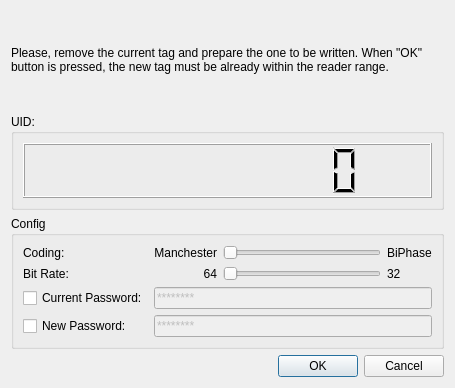
<?xml version="1.0" encoding="UTF-8"?>
<ui version="4.0">
 <class>EMCloneDialog</class>
 <widget class="QDialog" name="EMCloneDialog">
  <property name="geometry">
   <rect>
    <x>0</x>
    <y>0</y>
    <width>455</width>
    <height>388</height>
   </rect>
  </property>
  <property name="windowTitle">
   <string>EM Cloner</string>
  </property>
  <layout class="QVBoxLayout" name="verticalLayout">
   <item>
    <widget class="QLabel" name="label">
     <property name="text">
      <string>Please, remove the current tag and prepare the one to be written. When &quot;OK&quot; button is pressed, the new tag must be already within the reader range.</string>
     </property>
     <property name="wordWrap">
      <bool>true</bool>
     </property>
    </widget>
   </item>
   <item>
    <widget class="QGroupBox" name="groupBox">
     <property name="title">
      <string>UID:</string>
     </property>
     <layout class="QHBoxLayout" name="horizontalLayout">
      <item>
       <widget class="QLCDNumber" name="uidDisplay">
        <property name="sizePolicy">
         <sizepolicy hsizetype="Minimum" vsizetype="Preferred">
          <horstretch>0</horstretch>
          <verstretch>0</verstretch>
         </sizepolicy>
        </property>
        <property name="digitCount">
         <number>10</number>
        </property>
        <property name="mode">
         <enum>QLCDNumber::Hex</enum>
        </property>
       </widget>
      </item>
     </layout>
    </widget>
   </item>
   <item>
    <widget class="QGroupBox" name="groupBox_2">
     <property name="title">
      <string>Config</string>
     </property>
     <layout class="QGridLayout" name="gridLayout">
      <item row="1" column="0">
       <widget class="QLabel" name="label_3">
        <property name="text">
         <string>Bit Rate:</string>
        </property>
       </widget>
      </item>
      <item row="0" column="0">
       <widget class="QLabel" name="label_2">
        <property name="text">
         <string>Coding:</string>
        </property>
       </widget>
      </item>
      <item row="1" column="2">
       <widget class="QSlideSwitch" name="speedSwitch">
        <property name="orientation">
         <enum>Qt::Horizontal</enum>
        </property>
       </widget>
      </item>
      <item row="3" column="1" colspan="3">
       <widget class="QLineEdit" name="newPwdEdit">
        <property name="enabled">
         <bool>false</bool>
        </property>
        <property name="inputMask">
         <string>&gt;hhhhhhhh;*</string>
        </property>
        <property name="maxLength">
         <number>8</number>
        </property>
       </widget>
      </item>
      <item row="0" column="2">
       <widget class="QSlideSwitch" name="codingSwitch">
        <property name="orientation">
         <enum>Qt::Horizontal</enum>
        </property>
       </widget>
      </item>
      <item row="0" column="1">
       <widget class="QLabel" name="label_4">
        <property name="text">
         <string>Manchester</string>
        </property>
        <property name="alignment">
         <set>Qt::AlignRight|Qt::AlignTrailing|Qt::AlignVCenter</set>
        </property>
       </widget>
      </item>
      <item row="3" column="0">
       <widget class="QCheckBox" name="newPwdCheck">
        <property name="text">
         <string>New Password:</string>
        </property>
       </widget>
      </item>
      <item row="1" column="1">
       <widget class="QLabel" name="label_6">
        <property name="text">
         <string>64</string>
        </property>
        <property name="alignment">
         <set>Qt::AlignRight|Qt::AlignTrailing|Qt::AlignVCenter</set>
        </property>
       </widget>
      </item>
      <item row="1" column="3">
       <widget class="QLabel" name="label_7">
        <property name="text">
         <string>32</string>
        </property>
        <property name="alignment">
         <set>Qt::AlignLeading|Qt::AlignLeft|Qt::AlignVCenter</set>
        </property>
       </widget>
      </item>
      <item row="0" column="3">
       <widget class="QLabel" name="label_5">
        <property name="text">
         <string>BiPhase</string>
        </property>
        <property name="alignment">
         <set>Qt::AlignLeading|Qt::AlignLeft|Qt::AlignVCenter</set>
        </property>
       </widget>
      </item>
      <item row="2" column="0">
       <widget class="QCheckBox" name="oldPwdCheck">
        <property name="text">
         <string>Current Password:</string>
        </property>
       </widget>
      </item>
      <item row="2" column="1" colspan="3">
       <widget class="QLineEdit" name="oldPwdEdit">
        <property name="enabled">
         <bool>false</bool>
        </property>
        <property name="inputMask">
         <string>&gt;hhhhhhhh;*</string>
        </property>
       </widget>
      </item>
     </layout>
    </widget>
   </item>
   <item>
    <widget class="QDialogButtonBox" name="buttonBox">
     <property name="orientation">
      <enum>Qt::Horizontal</enum>
     </property>
     <property name="standardButtons">
      <set>QDialogButtonBox::Cancel|QDialogButtonBox::Ok</set>
     </property>
    </widget>
   </item>
  </layout>
 </widget>
 <customwidgets>
  <customwidget>
   <class>QSlideSwitch</class>
   <extends>QSlider</extends>
   <header location="global">qslideswitch.h</header>
  </customwidget>
 </customwidgets>
 <resources/>
 <connections>
  <connection>
   <sender>buttonBox</sender>
   <signal>accepted()</signal>
   <receiver>EMCloneDialog</receiver>
   <slot>accept()</slot>
   <hints>
    <hint type="sourcelabel">
     <x>257</x>
     <y>301</y>
    </hint>
    <hint type="destinationlabel">
     <x>157</x>
     <y>274</y>
    </hint>
   </hints>
  </connection>
  <connection>
   <sender>buttonBox</sender>
   <signal>rejected()</signal>
   <receiver>EMCloneDialog</receiver>
   <slot>reject()</slot>
   <hints>
    <hint type="sourcelabel">
     <x>264</x>
     <y>301</y>
    </hint>
    <hint type="destinationlabel">
     <x>273</x>
     <y>274</y>
    </hint>
   </hints>
  </connection>
  <connection>
   <sender>oldPwdCheck</sender>
   <signal>toggled(bool)</signal>
   <receiver>oldPwdEdit</receiver>
   <slot>setEnabled(bool)</slot>
   <hints>
    <hint type="sourcelabel">
     <x>87</x>
     <y>221</y>
    </hint>
    <hint type="destinationlabel">
     <x>154</x>
     <y>226</y>
    </hint>
   </hints>
  </connection>
  <connection>
   <sender>newPwdCheck</sender>
   <signal>toggled(bool)</signal>
   <receiver>newPwdEdit</receiver>
   <slot>setEnabled(bool)</slot>
   <hints>
    <hint type="sourcelabel">
     <x>89</x>
     <y>256</y>
    </hint>
    <hint type="destinationlabel">
     <x>155</x>
     <y>252</y>
    </hint>
   </hints>
  </connection>
 </connections>
</ui>
